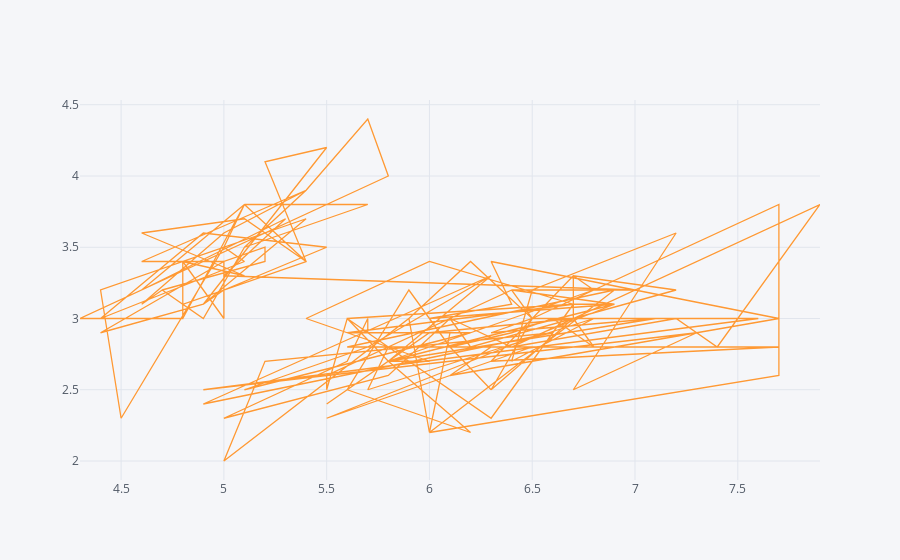

The notebook cell this image was saved under:
### Code cell
df.iplot(x = 'sepal_length' , y = 'sepal_width' ,  kind = 'scatter' )

### Figure 1 — Plotly figure (JSON) as saved in the notebook; plotly's stock layout.template omitted (floating-point values rounded to 4 significant figures; data arrays with more than 128 entries replaced by an {"elided": "..."} marker saying what was removed)
{"data": [{"line": {"color": "rgba(255, 153, 51, 1.0)", "dash": "solid", "shape": "linear", "width": 1.3}, "mode": "lines", "name": "sepal_width", "text": "", "type": "scatter", "x": {"elided": "150 float values"}, "y": {"elided": "150 float values"}}], "layout": {"legend": {"bgcolor": "#F5F6F9", "font": {"color": "#4D5663"}}, "paper_bgcolor": "#F5F6F9", "plot_bgcolor": "#F5F6F9", "title": {"font": {"color": "#4D5663"}}, "xaxis": {"gridcolor": "#E1E5ED", "showgrid": true, "tickfont": {"color": "#4D5663"}, "title": {"font": {"color": "#4D5663"}, "text": ""}, "zerolinecolor": "#E1E5ED"}, "yaxis": {"gridcolor": "#E1E5ED", "showgrid": true, "tickfont": {"color": "#4D5663"}, "title": {"font": {"color": "#4D5663"}, "text": ""}, "zerolinecolor": "#E1E5ED"}}}
